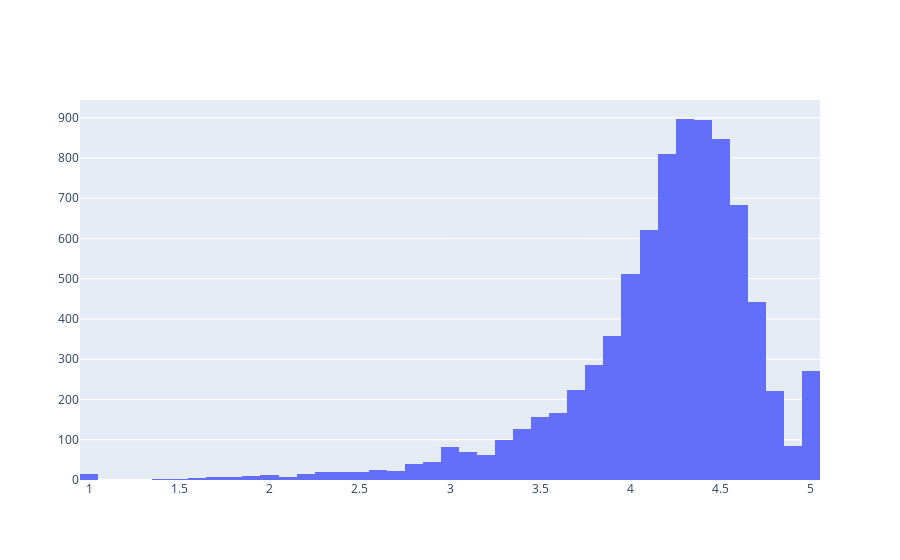

Notebook cell for this chart:
### Code cell
plotly.offline.iplot(data)

### Figure 1 — Plotly figure (JSON) as saved in the notebook; plotly's stock layout.template omitted (floating-point values rounded to 4 significant figures; data arrays with more than 128 entries replaced by an {"elided": "..."} marker saying what was removed)
{"data": [{"type": "histogram", "x": {"elided": "9659 float values"}}], "layout": {}}
